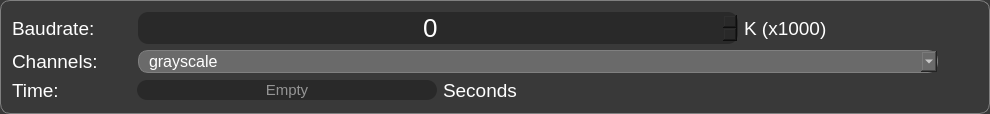
       <widget class="QFrame" name="frame_6">
        <property name="enabled">
         <bool>true</bool>
        </property>
        <property name="maximumSize">
         <size>
          <width>16777215</width>
          <height>16777215</height>
         </size>
        </property>
        <property name="font">
         <font>
          <kerning>true</kerning>
         </font>
        </property>
        <property name="autoFillBackground">
         <bool>false</bool>
        </property>
        <property name="styleSheet">
         <string notr="true">background-color:#393939;
border-radius:10px;
border:1px solid grey;</string>
        </property>
        <property name="frameShape">
         <enum>QFrame::StyledPanel</enum>
        </property>
        <property name="frameShadow">
         <enum>QFrame::Raised</enum>
        </property>
        <layout class="QVBoxLayout" name="verticalLayout_6">
         <item>
          <layout class="QHBoxLayout" name="horizontalLayout_13">
           <item>
            <widget class="QLabel" name="label_18">
             <property name="minimumSize">
              <size>
               <width>120</width>
               <height>0</height>
              </size>
             </property>
             <property name="maximumSize">
              <size>
               <width>120</width>
               <height>16777215</height>
              </size>
             </property>
             <property name="font">
              <font>
               <pointsize>14</pointsize>
              </font>
             </property>
             <property name="styleSheet">
              <string notr="true">color:white;
border:none</string>
             </property>
             <property name="text">
              <string>Baudrate:</string>
             </property>
             <property name="textFormat">
              <enum>Qt::PlainText</enum>
             </property>
            </widget>
           </item>
           <item>
            <widget class="QSpinBox" name="baudrate_spinbox">
             <property name="minimumSize">
              <size>
               <width>600</width>
               <height>0</height>
              </size>
             </property>
             <property name="maximumSize">
              <size>
               <width>600</width>
               <height>16777215</height>
              </size>
             </property>
             <property name="styleSheet">
              <string notr="true">#baudrate_spinbox{
border:transparent;
color:white;
font-size:26px;
background-color:#292929;
}
#baudrate_spinbox:hover{
border:1px solid pink;
}</string>
             </property>
             <property name="alignment">
              <set>Qt::AlignBottom|Qt::AlignHCenter</set>
             </property>
             <property name="buttonSymbols">
              <enum>QAbstractSpinBox::UpDownArrows</enum>
             </property>
             <property name="suffix">
              <string/>
             </property>
             <property name="maximum">
              <number>1000</number>
             </property>
            </widget>
           </item>
           <item>
            <widget class="QLabel" name="label_21">
             <property name="minimumSize">
              <size>
               <width>110</width>
               <height>0</height>
              </size>
             </property>
             <property name="maximumSize">
              <size>
               <width>110</width>
               <height>16777215</height>
              </size>
             </property>
             <property name="font">
              <font>
               <pointsize>14</pointsize>
              </font>
             </property>
             <property name="styleSheet">
              <string notr="true">color:white;
border:none</string>
             </property>
             <property name="text">
              <string>K (x1000)</string>
             </property>
             <property name="textFormat">
              <enum>Qt::PlainText</enum>
             </property>
            </widget>
           </item>
           <item>
            <spacer name="horizontalSpacer_10">
             <property name="orientation">
              <enum>Qt::Horizontal</enum>
             </property>
             <property name="sizeType">
              <enum>QSizePolicy::MinimumExpanding</enum>
             </property>
             <property name="sizeHint" stdset="0">
              <size>
               <width>40</width>
               <height>20</height>
              </size>
             </property>
            </spacer>
           </item>
          </layout>
         </item>
         <item>
          <layout class="QHBoxLayout" name="horizontalLayout_14">
           <item>
            <widget class="QLabel" name="label_19">
             <property name="minimumSize">
              <size>
               <width>120</width>
               <height>0</height>
              </size>
             </property>
             <property name="maximumSize">
              <size>
               <width>120</width>
               <height>16777215</height>
              </size>
             </property>
             <property name="font">
              <font>
               <pointsize>14</pointsize>
              </font>
             </property>
             <property name="styleSheet">
              <string notr="true">color:white;
border:none</string>
             </property>
             <property name="text">
              <string>Channels:</string>
             </property>
             <property name="textFormat">
              <enum>Qt::PlainText</enum>
             </property>
            </widget>
           </item>
           <item>
            <widget class="QComboBox" name="channels_combobox">
             <property name="minimumSize">
              <size>
               <width>800</width>
               <height>0</height>
              </size>
             </property>
             <property name="maximumSize">
              <size>
               <width>800</width>
               <height>16777215</height>
              </size>
             </property>
             <property name="font">
              <font>
               <pointsize>12</pointsize>
              </font>
             </property>
             <property name="styleSheet">
              <string notr="true">background-color:#6A6A6A;
color:white;
padding-left:10px</string>
             </property>
             <property name="editable">
              <bool>false</bool>
             </property>
             <property name="currentText">
              <string>grayscale</string>
             </property>
             <property name="iconSize">
              <size>
               <width>10</width>
               <height>10</height>
              </size>
             </property>
             <property name="duplicatesEnabled">
              <bool>true</bool>
             </property>
             <item>
              <property name="text">
               <string>grayscale</string>
              </property>
             </item>
            </widget>
           </item>
           <item>
            <spacer name="horizontalSpacer_11">
             <property name="orientation">
              <enum>Qt::Horizontal</enum>
             </property>
             <property name="sizeType">
              <enum>QSizePolicy::MinimumExpanding</enum>
             </property>
             <property name="sizeHint" stdset="0">
              <size>
               <width>40</width>
               <height>20</height>
              </size>
             </property>
            </spacer>
           </item>
          </layout>
         </item>
         <item>
          <layout class="QHBoxLayout" name="horizontalLayout_15">
           <item>
            <widget class="QLabel" name="label_20">
             <property name="minimumSize">
              <size>
               <width>119</width>
               <height>0</height>
              </size>
             </property>
             <property name="maximumSize">
              <size>
               <width>119</width>
               <height>16777215</height>
              </size>
             </property>
             <property name="font">
              <font>
               <pointsize>14</pointsize>
              </font>
             </property>
             <property name="styleSheet">
              <string notr="true">color:white;
border:none</string>
             </property>
             <property name="text">
              <string>Time:</string>
             </property>
             <property name="textFormat">
              <enum>Qt::PlainText</enum>
             </property>
            </widget>
           </item>
           <item>
            <widget class="QLineEdit" name="time_line_edit">
             <property name="minimumSize">
              <size>
               <width>300</width>
               <height>0</height>
              </size>
             </property>
             <property name="maximumSize">
              <size>
               <width>300</width>
               <height>16777215</height>
              </size>
             </property>
             <property name="font">
              <font>
               <pointsize>11</pointsize>
              </font>
             </property>
             <property name="styleSheet">
              <string notr="true">#time_line_edit{
background-color:#292929;
border:transparent;
color:white;}
#time_line_edit:hover{
border:1px solid pink;
}</string>
             </property>
             <property name="text">
              <string/>
             </property>
             <property name="alignment">
              <set>Qt::AlignCenter</set>
             </property>
             <property name="placeholderText">
              <string>Empty</string>
             </property>
            </widget>
           </item>
           <item>
            <widget class="QLabel" name="label_22">
             <property name="minimumSize">
              <size>
               <width>100</width>
               <height>0</height>
              </size>
             </property>
             <property name="maximumSize">
              <size>
               <width>100</width>
               <height>16777215</height>
              </size>
             </property>
             <property name="font">
              <font>
               <pointsize>14</pointsize>
              </font>
             </property>
             <property name="styleSheet">
              <string notr="true">color:white;
border:none</string>
             </property>
             <property name="text">
              <string>Seconds</string>
             </property>
             <property name="textFormat">
              <enum>Qt::PlainText</enum>
             </property>
            </widget>
           </item>
           <item>
            <spacer name="horizontalSpacer_9">
             <property name="orientation">
              <enum>Qt::Horizontal</enum>
             </property>
             <property name="sizeType">
              <enum>QSizePolicy::MinimumExpanding</enum>
             </property>
             <property name="sizeHint" stdset="0">
              <size>
               <width>150</width>
               <height>20</height>
              </size>
             </property>
            </spacer>
           </item>
          </layout>
         </item>
        </layout>
       </widget>
